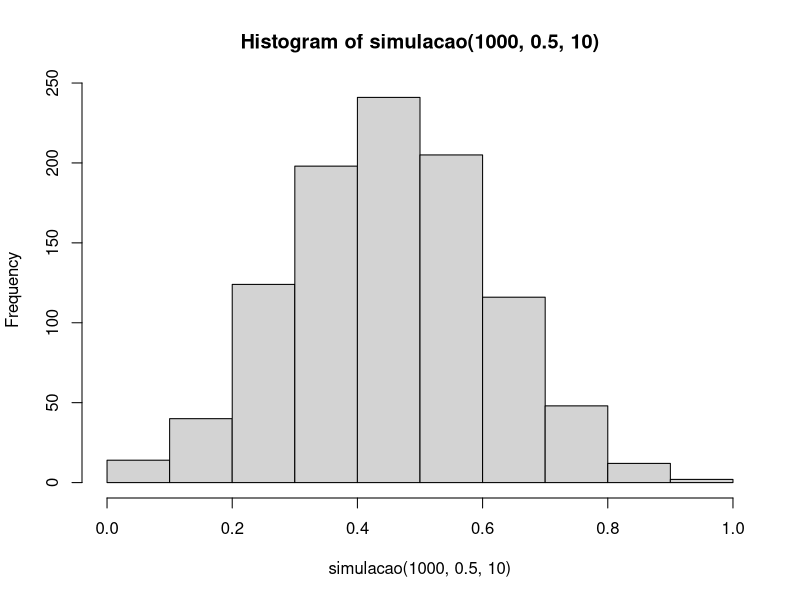
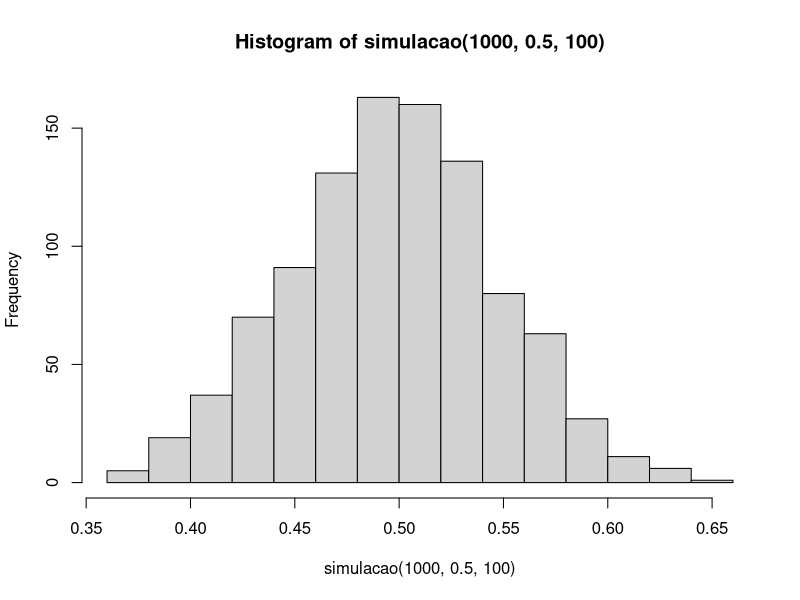
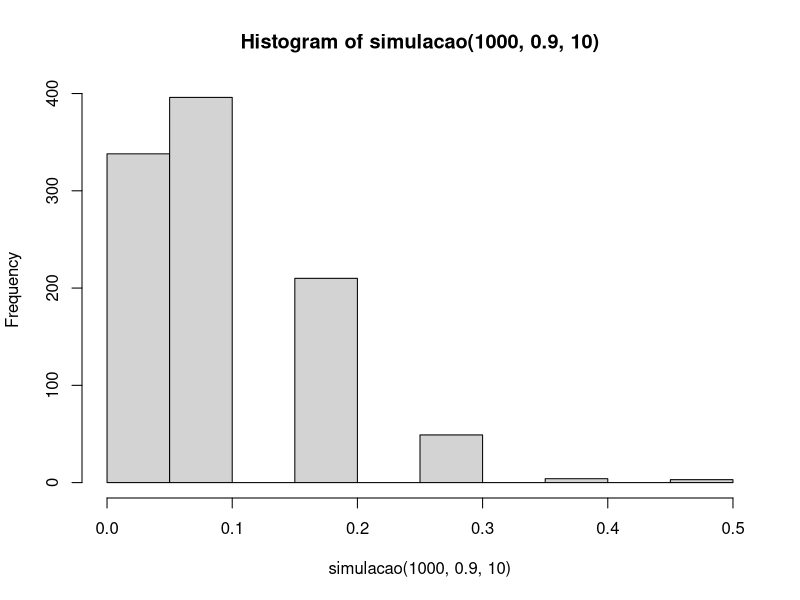
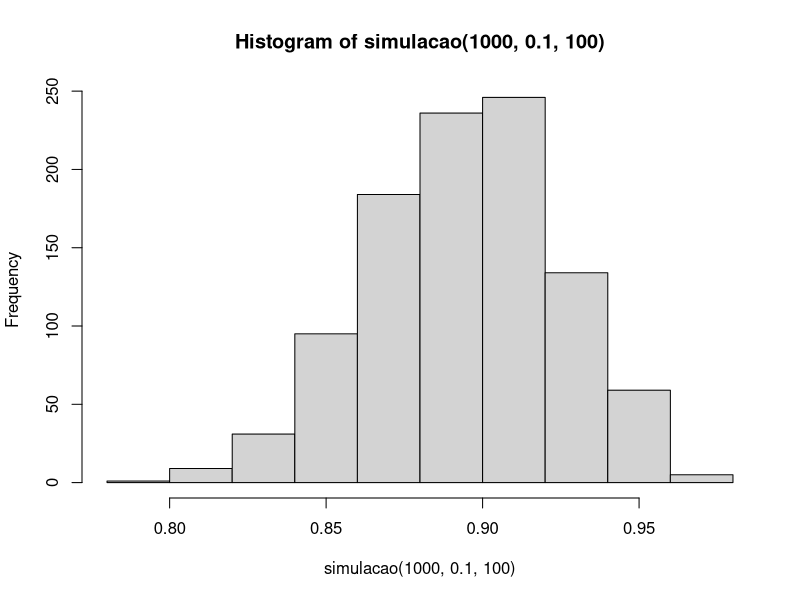

The R script that drew these images, in order:
## ---- chunk 1
#1
moeda <- function(p) {
  x <- runif(1)
  ifelse(x > p, 1, 0)
}

#2
moedas <- function(p, n) {
  y <- runif(n)
  ifelse(y > p, 1, 0)
}

#3
proporcao <- function(resultados) {
  z <- sum(resultados)/length(resultados)
  z
}

#4
simulacao <- function(k, p, n) {
  simul <- vector()
  for(i in 1:k) {
    simul <- c(simul, proporcao(moedas(p, n)))
  }
  simul
}

## ---- chunk 2
# Simulação k = 1000, p = 50%, n = 10
hist(simulacao(1000, 0.5, 10))
## ---- chunk 3
# Simulação k = 1000, p = 50%, n = 100
hist(simulacao(1000, 0.5, 100))
## ---- chunk 4
# Simulação k = 1000, p = 90%, n = 10
hist(simulacao(1000, 0.9, 10))
## ---- chunk 5
# Simulação k = 1000, p = 10%, n = 100
hist(simulacao(1000, 0.1, 100))
